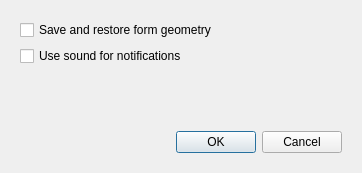
<?xml version="1.0" encoding="UTF-8"?>
<ui version="4.0">
 <author>
SPDX-FileCopyrightText: 2021-2026 EasyCoding Team and contributors
SPDX-License-Identifier: GPL-3.0-or-later
 </author>
 <class>Settings</class>
 <widget class="QDialog" name="Settings">
  <property name="windowModality">
   <enum>Qt::WindowModality::WindowModal</enum>
  </property>
  <property name="geometry">
   <rect>
    <x>0</x>
    <y>0</y>
    <width>362</width>
    <height>173</height>
   </rect>
  </property>
  <property name="windowTitle">
   <string>Settings</string>
  </property>
  <layout class="QVBoxLayout" name="VerticalLayout">
   <item>
    <widget class="QWidget" name="MainWidget" native="true">
     <layout class="QVBoxLayout" name="VerticalLayout_2">
      <item>
       <widget class="QCheckBox" name="SaveFormGeometry">
        <property name="text">
         <string>Save and restore form geometry</string>
        </property>
       </widget>
      </item>
      <item>
       <widget class="QCheckBox" name="EnableSound">
        <property name="text">
         <string>Use sound for notifications</string>
        </property>
       </widget>
      </item>
      <item>
       <spacer name="VerticalSpacer">
        <property name="orientation">
         <enum>Qt::Orientation::Vertical</enum>
        </property>
        <property name="sizeHint" stdset="0">
         <size>
          <width>20</width>
          <height>40</height>
         </size>
        </property>
       </spacer>
      </item>
      <item>
       <widget class="QDialogButtonBox" name="ButtonBox">
        <property name="orientation">
         <enum>Qt::Orientation::Horizontal</enum>
        </property>
        <property name="standardButtons">
         <set>QDialogButtonBox::StandardButton::Cancel|QDialogButtonBox::StandardButton::Ok</set>
        </property>
       </widget>
      </item>
     </layout>
    </widget>
   </item>
  </layout>
 </widget>
 <resources/>
 <connections>
  <connection>
   <sender>ButtonBox</sender>
   <signal>accepted()</signal>
   <receiver>Settings</receiver>
   <slot>accept()</slot>
   <hints>
    <hint type="sourcelabel">
     <x>248</x>
     <y>254</y>
    </hint>
    <hint type="destinationlabel">
     <x>157</x>
     <y>274</y>
    </hint>
   </hints>
  </connection>
  <connection>
   <sender>ButtonBox</sender>
   <signal>rejected()</signal>
   <receiver>Settings</receiver>
   <slot>reject()</slot>
   <hints>
    <hint type="sourcelabel">
     <x>316</x>
     <y>260</y>
    </hint>
    <hint type="destinationlabel">
     <x>286</x>
     <y>274</y>
    </hint>
   </hints>
  </connection>
 </connections>
</ui>
